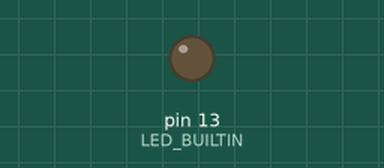
This sketch was run on a simulated Arduino Uno, built with avr-gcc and run on an emulated ATmega328P. On the bench: output pins drawn as LEDs (lit = HIGH).

Above: at 1.7 s.
At 20.7 s:
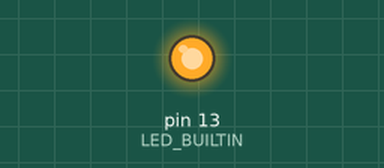
Timing chart, 0 to 22.4 s (numbered marks = the images above):
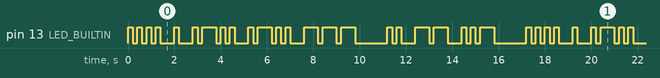

The sketch:

m1_morse.ino
```cpp
void setup() {
  pinMode(LED_BUILTIN, OUTPUT);
}

void loop() {
  dot();dot();dot();dot();endLetter(); // H
  dot();endLetter(); // E
  dot();dash();dot();dot();endLetter(); // L
  dot();dash();dot();dot();endLetter(); // L
  dash();dash();dash();endWord(); // O

  dot();dot();endLetter(); // I
  dash();dash();endLetter(); // M
  dot();dot();dash();endWord(); // U
}

const int dot_duration = 200;
const int dash_duration = 3 * dot_duration;
const int space_duration = dot_duration;
const int letter_space_duration = 3 * dot_duration;
const int word_space_duration = 7 * dot_duration;

void dot() {
  digitalWrite(LED_BUILTIN, HIGH);
  delay(dot_duration);
  digitalWrite(LED_BUILTIN, LOW);
  delay(space_duration);
}

void dash() {
  digitalWrite(LED_BUILTIN, HIGH);
  delay(dash_duration);
  digitalWrite(LED_BUILTIN, LOW);
  delay(space_duration);
}

void endLetter() {
  delay(letter_space_duration - space_duration);
}

void endWord() {
  delay(word_space_duration - space_duration);
}
```

Measured:
- by itself, pin 13 (LED_BUILTIN): moves between LOW and HIGH, repeating every 17.2 s
- by itself, everything shown: repeats every 17.2 s, in 46 steps
